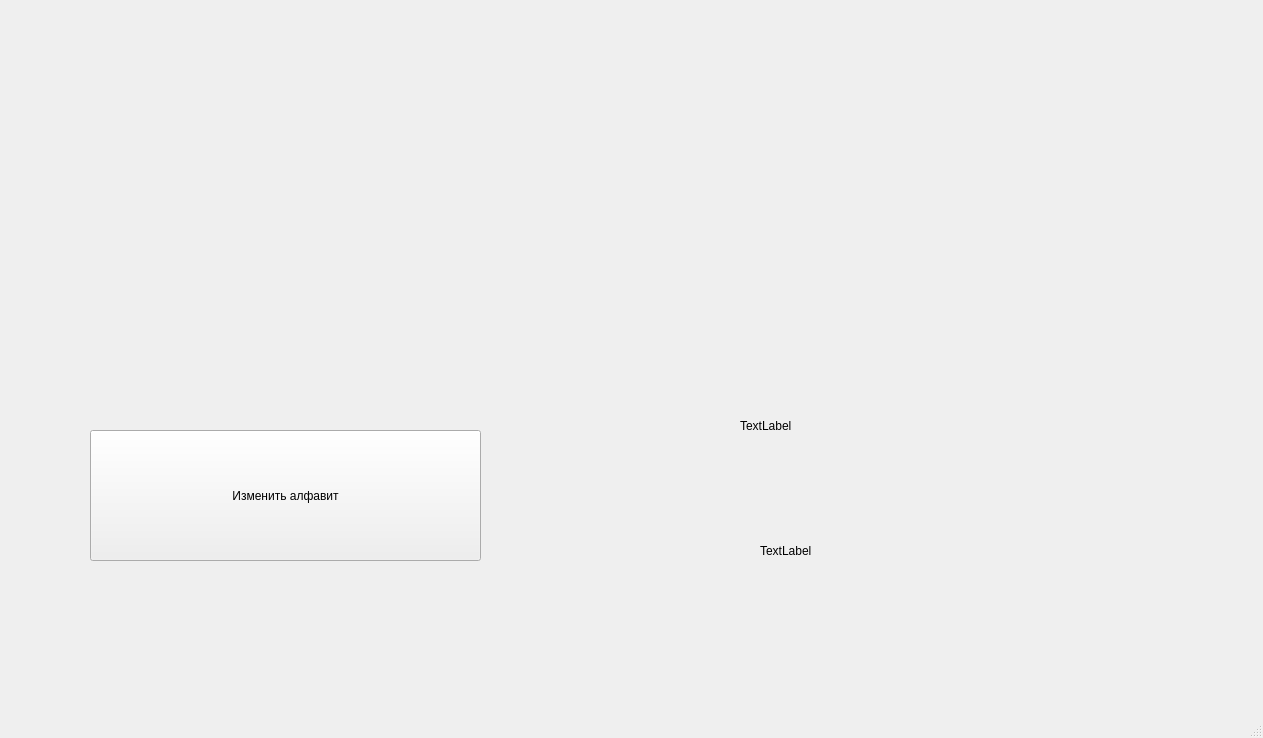
<?xml version="1.0" encoding="UTF-8"?>
<ui version="4.0">
 <class>MainWindow</class>
 <widget class="QMainWindow" name="MainWindow">
  <property name="geometry">
   <rect>
    <x>0</x>
    <y>0</y>
    <width>1263</width>
    <height>738</height>
   </rect>
  </property>
  <property name="windowTitle">
   <string>MainWindow</string>
  </property>
  <widget class="QWidget" name="centralwidget">
   <widget class="QPushButton" name="AlphabetEnterBut">
    <property name="geometry">
     <rect>
      <x>90</x>
      <y>430</y>
      <width>391</width>
      <height>131</height>
     </rect>
    </property>
    <property name="text">
     <string>Изменить алфавит</string>
    </property>
   </widget>
   <widget class="QLabel" name="check1">
    <property name="geometry">
     <rect>
      <x>740</x>
      <y>400</y>
      <width>261</width>
      <height>51</height>
     </rect>
    </property>
    <property name="text">
     <string>TextLabel</string>
    </property>
   </widget>
   <widget class="QLabel" name="check2">
    <property name="geometry">
     <rect>
      <x>760</x>
      <y>530</y>
      <width>331</width>
      <height>41</height>
     </rect>
    </property>
    <property name="text">
     <string>TextLabel</string>
    </property>
   </widget>
  </widget>
  <widget class="QMenuBar" name="menubar">
   <property name="geometry">
    <rect>
     <x>0</x>
     <y>0</y>
     <width>1263</width>
     <height>20</height>
    </rect>
   </property>
  </widget>
  <widget class="QStatusBar" name="statusbar"/>
 </widget>
 <resources/>
 <connections/>
</ui>
